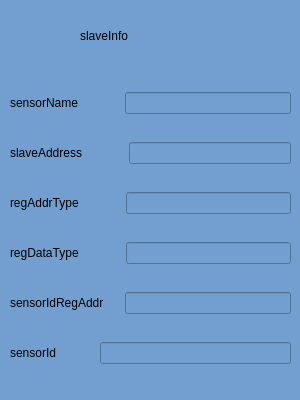
<?xml version="1.0" encoding="UTF-8"?>
<ui version="4.0">
 <class>SlaveInfoConfig</class>
 <widget class="QWidget" name="SlaveInfoConfig">
  <property name="geometry">
   <rect>
    <x>0</x>
    <y>0</y>
    <width>300</width>
    <height>400</height>
   </rect>
  </property>
  <property name="minimumSize">
   <size>
    <width>300</width>
    <height>400</height>
   </size>
  </property>
  <property name="maximumSize">
   <size>
    <width>300</width>
    <height>400</height>
   </size>
  </property>
  <property name="windowTitle">
   <string>Form</string>
  </property>
  <property name="styleSheet">
   <string notr="true">background-color: rgb(114, 159, 207);</string>
  </property>
  <widget class="QLabel" name="label_6">
   <property name="geometry">
    <rect>
     <x>80</x>
     <y>20</y>
     <width>141</width>
     <height>31</height>
    </rect>
   </property>
   <property name="styleSheet">
    <string notr="true">font: 28pt &quot;Sans Serif&quot;;</string>
   </property>
   <property name="text">
    <string>slaveInfo</string>
   </property>
  </widget>
  <widget class="QWidget" name="">
   <property name="geometry">
    <rect>
     <x>10</x>
     <y>70</y>
     <width>281</width>
     <height>321</height>
    </rect>
   </property>
   <layout class="QVBoxLayout" name="verticalLayout">
    <item>
     <layout class="QHBoxLayout" name="horizontalLayout_8" stretch="1,1,4">
      <item>
       <widget class="QLabel" name="label_8">
        <property name="text">
         <string>sensorName</string>
        </property>
       </widget>
      </item>
      <item>
       <spacer name="horizontalSpacer_8">
        <property name="orientation">
         <enum>Qt::Horizontal</enum>
        </property>
        <property name="sizeHint" stdset="0">
         <size>
          <width>40</width>
          <height>20</height>
         </size>
        </property>
       </spacer>
      </item>
      <item>
       <widget class="QLineEdit" name="le_sensorName"/>
      </item>
     </layout>
    </item>
    <item>
     <layout class="QHBoxLayout" name="horizontalLayout" stretch="1,1,4">
      <item>
       <widget class="QLabel" name="label">
        <property name="text">
         <string>slaveAddress</string>
        </property>
       </widget>
      </item>
      <item>
       <spacer name="horizontalSpacer">
        <property name="orientation">
         <enum>Qt::Horizontal</enum>
        </property>
        <property name="sizeHint" stdset="0">
         <size>
          <width>40</width>
          <height>20</height>
         </size>
        </property>
       </spacer>
      </item>
      <item>
       <widget class="QLineEdit" name="le_slaveAddress"/>
      </item>
     </layout>
    </item>
    <item>
     <layout class="QHBoxLayout" name="horizontalLayout_2" stretch="1,1,4">
      <item>
       <widget class="QLabel" name="label_2">
        <property name="text">
         <string>regAddrType</string>
        </property>
       </widget>
      </item>
      <item>
       <spacer name="horizontalSpacer_2">
        <property name="orientation">
         <enum>Qt::Horizontal</enum>
        </property>
        <property name="sizeHint" stdset="0">
         <size>
          <width>40</width>
          <height>20</height>
         </size>
        </property>
       </spacer>
      </item>
      <item>
       <widget class="QLineEdit" name="le_regAddrType"/>
      </item>
     </layout>
    </item>
    <item>
     <layout class="QHBoxLayout" name="horizontalLayout_3" stretch="1,1,4">
      <item>
       <widget class="QLabel" name="label_3">
        <property name="text">
         <string>regDataType</string>
        </property>
       </widget>
      </item>
      <item>
       <spacer name="horizontalSpacer_3">
        <property name="orientation">
         <enum>Qt::Horizontal</enum>
        </property>
        <property name="sizeHint" stdset="0">
         <size>
          <width>40</width>
          <height>20</height>
         </size>
        </property>
       </spacer>
      </item>
      <item>
       <widget class="QLineEdit" name="le_regDataType"/>
      </item>
     </layout>
    </item>
    <item>
     <layout class="QHBoxLayout" name="horizontalLayout_4" stretch="1,1,11">
      <item>
       <widget class="QLabel" name="label_4">
        <property name="text">
         <string>sensorIdRegAddr</string>
        </property>
       </widget>
      </item>
      <item>
       <spacer name="horizontalSpacer_4">
        <property name="orientation">
         <enum>Qt::Horizontal</enum>
        </property>
        <property name="sizeHint" stdset="0">
         <size>
          <width>40</width>
          <height>20</height>
         </size>
        </property>
       </spacer>
      </item>
      <item>
       <widget class="QLineEdit" name="le_sensorIdRegAddr"/>
      </item>
     </layout>
    </item>
    <item>
     <layout class="QHBoxLayout" name="horizontalLayout_5" stretch="0,1,5">
      <item>
       <widget class="QLabel" name="label_5">
        <property name="text">
         <string>sensorId</string>
        </property>
       </widget>
      </item>
      <item>
       <spacer name="horizontalSpacer_5">
        <property name="orientation">
         <enum>Qt::Horizontal</enum>
        </property>
        <property name="sizeHint" stdset="0">
         <size>
          <width>40</width>
          <height>20</height>
         </size>
        </property>
       </spacer>
      </item>
      <item>
       <widget class="QLineEdit" name="le_sensorId"/>
      </item>
     </layout>
    </item>
   </layout>
  </widget>
 </widget>
 <resources/>
 <connections/>
</ui>
